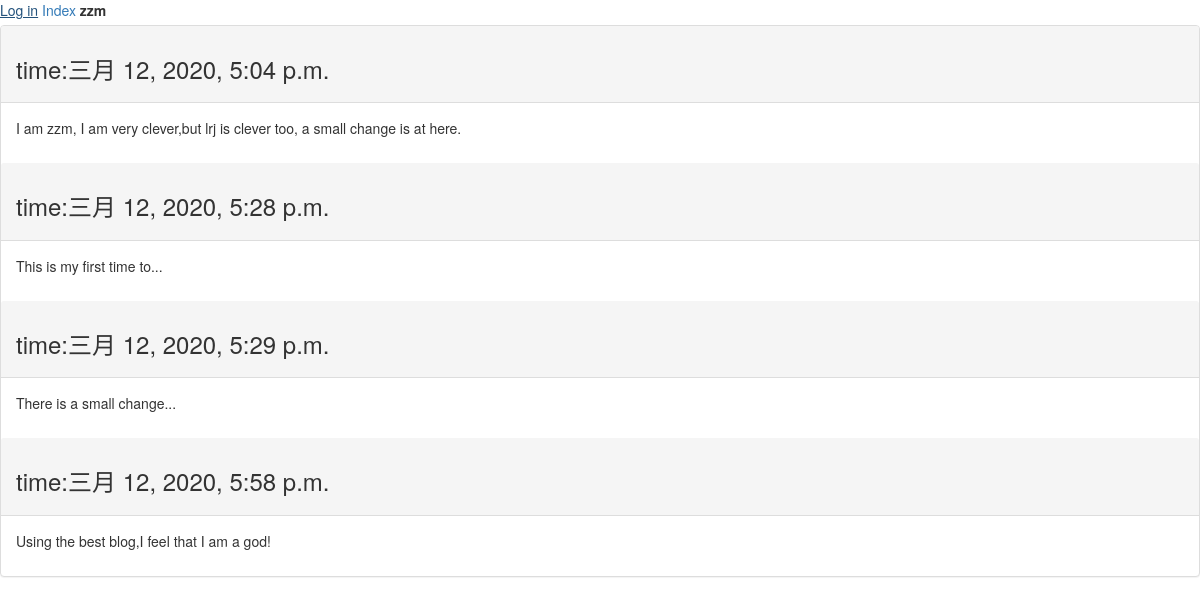
The app's page /blog/look_user/2 with its own data.
### blog/models.py (models this page shows, shortened)
class User(models.Model):
    name = models.CharField(max_length=100)
    password = models.CharField(max_length=100)

class Article(models.Model):
    text = models.TextField()
    user = models.ForeignKey(User, on_delete=models.CASCADE)
    pub_date = models.DateTimeField(auto_now_add=True)

### blog/views.py (the view)
# urls.py: path('look_user/<int:pk>', views.look_user, name='look_user'),
def look_user(request, pk):
    user = get_object_or_404(User, pk=pk)
    all_article = user.article_set.all()
    context = {
        'user': user,
        'not_is_login': not request.session.get('is_login'),
        'all_article': all_article,
        'pk': request.session.get('user'),
    }
    return render(request, 'blog/look_user.html', context=context)

### blog/templates/blog/look_user.html (shortened to what this page needs)
<!DOCTYPE html>
<html lang="en">
<head>
    {% load bootstrap3 %}
    {% bootstrap_css %}
    <link href="https://v3.bootcss.com/examples/signin/signin.css" rel="stylesheet">
</head>
<body>
{% if not_is_login %}
<a href="{% url 'blog:login' %}">Log in</a>
{% else %}
<a href="{% url 'blog:private' pk %}">Home</a>
<a href="{% url 'blog:logout' %}">logout</a>
{% endif %}
<a href="{% url 'blog:index' %}">Index</a>
<label>{{ user.name }}</label>
<div class="panel panel-default">
    {% for i in all_article %}
    <div class="panel-heading">
        <h3>time:{{ i.pub_date }}</h3>
    </div>
    <div class="panel-body">
        {{ i.text|linebreaks }}
    </div>
    {% endfor %}
</div>
</body>
</html>

### records on screen
User: name "zzm"
Article: pub_date "三月 12, 2020, 5:04 p.m.", text "I am zzm, I am very clever,but lrj is clever too, a small change is at here."
Article: pub_date "三月 12, 2020, 5:28 p.m.", text "This is my first time to..."
Article: pub_date "三月 12, 2020, 5:29 p.m.", text "There is a small change..."
Article: pub_date "三月 12, 2020, 5:58 p.m.", text "Using the best blog,I feel that I am a god!"
